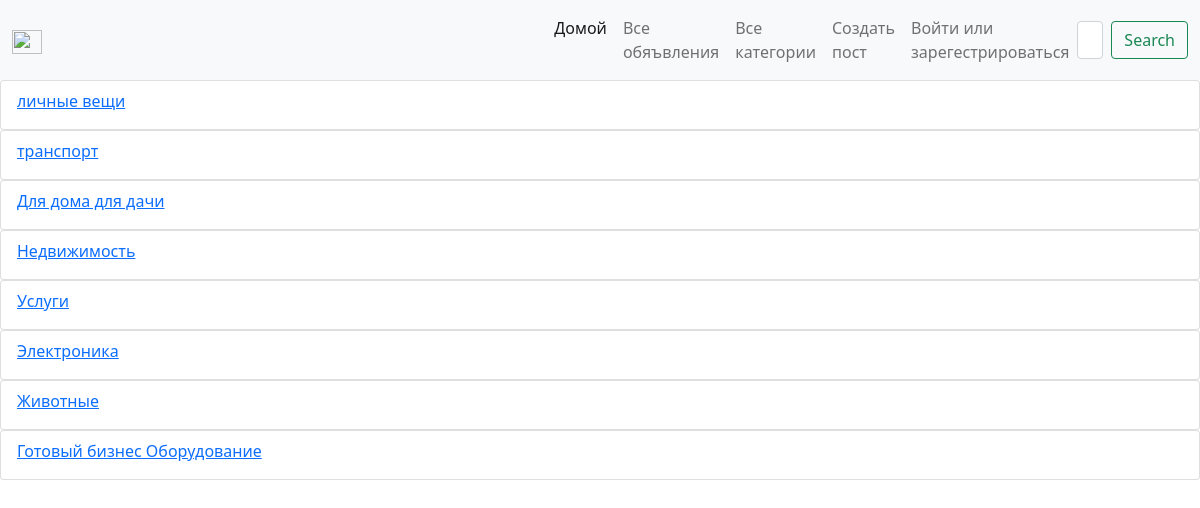
Page /advito/category/ on the committed database.
### advito/models.py (models this page shows, shortened)
class Category(models.Model):
    title = models.CharField(max_length=150)
    descriptions = models.CharField(max_length=500)
    class Meta:
        verbose_name = 'Категория'
        verbose_name_plural = 'Категории'

### advito/views.py (the view)
# urls.py: path('category/', CategoryView.as_view(), name="category"),
class CategoryView(ListView):
    model = Category
    context_object_name = 'categorys'
    template_name = 'advito/category.html'
    extra_context = {'page_title': 'All category'}

### advito/templates/advito/category.html (shortened to what this page needs)
{% extends 'base/base_advito.html' %}
{% block content %}
                {% for category in categorys %}
                <ul class="list-group">
                      <li class="list-group-item">
                          <a href="{% url 'advito:choise_category' category.id %}">{{ category.title }}</a>
                      </li>
                </ul>
                {% endfor %}
{% endblock content %}

### rows in the picture
Category: title "личные вещи"
Category: title "транспорт"
Category: title "Для дома для дачи"
Category: title "Недвижимость"
Category: title "Услуги"
Category: title "Электроника"
Category: title "Животные"
Category: title "Готовый бизнес Оборудование"
